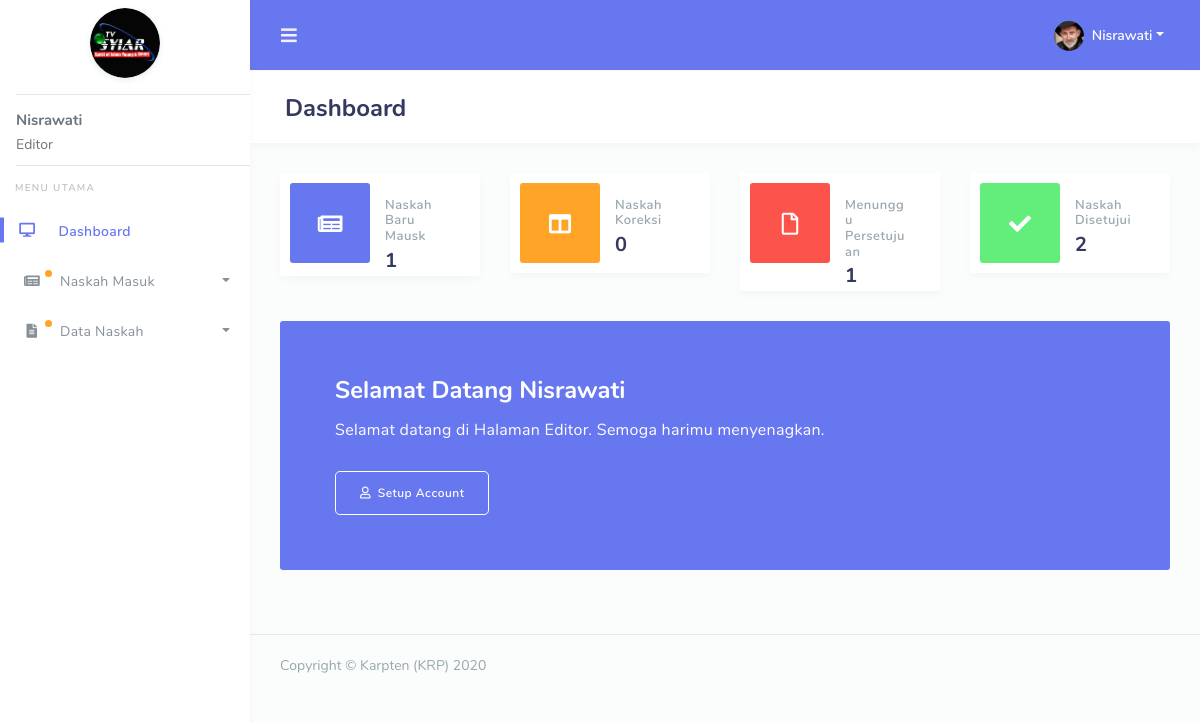
/editor/ (signed in), run on the app's committed database.
### tables this page shows
CREATE TABLE `tb_users` (
  `id` int NOT NULL,
  `nama` varchar(255) NOT NULL,
  `alamat` varchar(255) NOT NULL,
  `no_hp` varchar(255) NOT NULL,
  `jabatan` varchar(255) NOT NULL,
  `foto` varchar(255) NOT NULL DEFAULT 'default.png',
  `username` varchar(255) NOT NULL,
  `password` varchar(255) NOT NULL,
  `status` varchar(255) NOT NULL DEFAULT 'waiting'
);

### editor/index.php (the view, shortened to what this page needs)
<?php
require('template/header.php');
$getNaskah_new = mysqli_query($conn, "SELECT * FROM tb_berita WHERE status = 'waiting'");
$naskah_new = mysqli_num_rows($getNaskah_new);
$naskah_done = 0;
foreach ($revisi as $rev) {
  $berita_id = $rev['berita_id'];
  $berita = mysqli_query($conn, "SELECT * FROM tb_berita WHERE id = '$berita_id' AND (status = 'done')");
  $dta = mysqli_fetch_assoc($berita);
  if ($dta) $naskah_done = $naskah_done + 1;
}
$naskah_verify_all = 0;
foreach ($revisi as $rev) {
  $berita_id = $rev['berita_id'];
  $berita = mysqli_query($conn, "SELECT * FROM tb_berita WHERE id = '$berita_id' AND (status = 'verify' OR status = 'verify_')");
  $dta = mysqli_fetch_assoc($berita);
  if ($dta) $naskah_verify_all = $naskah_verify_all + 1;
}
?>
<div class="main-content">
  <section class="section">
    <div class="section-header">
      <h1>Dashboard</h1>
    </div>
    <div class="row">
      <div class="col-lg-3 col-md-6 col-sm-6 col-12">
        <div class="card card-statistic-1">
          <div class="card-icon bg-primary">
            <i class="fas fa-newspaper"></i>
          </div>
          <div class="card-wrap">
            <div class="card-header">
              <h4>Naskah Baru Mausk</h4>
            </div>
            <div class="card-body">
              <?= $naskah_new ?>
            </div>
          </div>
        </div>
      </div>
      <div class="col-lg-3 col-md-6 col-sm-6 col-12">
        <div class="card card-statistic-1">
          <div class="card-icon bg-warning">
            <i class="fas fa-columns"></i>
          </div>
          <div class="card-wrap">
            <div class="card-header">
              <h4>Naskah Koreksi</h4>
            </div>
            <div class="card-body">
              <?= $naskah_revisi ?>
            </div>
          </div>
        </div>
      </div>
      <div class="col-lg-3 col-md-6 col-sm-6 col-12">
        <div class="card card-statistic-1">
          <div class="card-icon bg-danger">
            <i class="far fa-file"></i>
          </div>
          <div class="card-wrap">
            <div class="card-header">
              <h4>Menunggu Persetujuan</h4>
            </div>
            <div class="card-body">
              <?= $naskah_done ?>
            </div>
          </div>
        </div>
      </div>
      <div class="col-lg-3 col-md-6 col-sm-6 col-12">
        <div class="card card-statistic-1">
          <div class="card-icon bg-success">
            <i class="fas fa-check"></i>
          </div>
          <div class="card-wrap">
            <div class="card-header">
              <h4>Naskah Disetujui</h4>
            </div>
            <div class="card-body">
              <?= $naskah_verify_all ?>
            </div>
          </div>
        </div>
      </div>
    </div>
    <div class="section-body">
      <div class="row">
        <div class="col-12 mb-4">
          <div class="hero bg-primary text-white">
            <div class="hero-inner">
              <h2>Selamat Datang <?= $nama ?></h2>
              <p class="lead">Selamat datang di Halaman Editor. Semoga harimu menyenagkan.</p>
              <div class="mt-4">
                <a href="profile.php" class="btn btn-outline-white btn-lg btn-icon icon-left"><i class="far fa-user"></i> Setup Account</a>
              </div>
            </div>
          </div>
        </div>
      </div>
    </div>
  </section>
</div>
<?php
require('template/footer.php');
?>

### editor/template/header.php (shortened to what this page needs)
<?php
require('../config.php');
$get_id = $_SESSION['get_id'];
$result = mysqli_query($conn, "SELECT * FROM tb_users WHERE id = '$get_id'");
$get = mysqli_fetch_assoc($result);
$nama = $get['nama'];
$foto = $get['foto'];
$id = $get['id'];
$getNaskah_baru = mysqli_query($conn, "SELECT * FROM tb_berita WHERE status = 'waiting'");
$naskah_baru = mysqli_num_rows($getNaskah_baru);
$revisi = mysqli_query($conn, "SELECT * FROM tb_revisi WHERE editor_id = '$id'");
$naskah_revisi = 0;
$naskah_verify = 0;
foreach ($revisi as $rev) {
  $berita_id = $rev['berita_id'];
  $berita = mysqli_query($conn, "SELECT * FROM tb_berita WHERE id = '$berita_id' AND (status = 'verify')");
  $dta = mysqli_fetch_assoc($berita);
  if ($dta) $naskah_verify = $naskah_verify + 1;
}
$naskah_refuse = 0;
?>
<!DOCTYPE html>
<html lang="en">
<head>
  <link rel="stylesheet" href="../assets/modules/bootstrap/css/bootstrap.min.css">
  <link rel="stylesheet" href="../assets/modules/fontawesome/css/all.min.css">
  <link rel="stylesheet" href="../assets/modules/jqvmap/dist/jqvmap.min.css">
  <link rel="stylesheet" href="../assets/modules/owlcarousel2/dist/../assets/owl.carousel.min.css">
  <link rel="stylesheet" href="../assets/modules/owlcarousel2/dist/../assets/owl.theme.default.min.css">
  <link rel="stylesheet" href="../assets/modules/summernote/summernote-bs4.css">
  <link href="../assets/modules/richtext-editor/css/froala_editor.min.css" rel="stylesheet">
  <link href="../assets/modules/richtext-editor/css/froala_editor.pkgd.min.css" rel="stylesheet">
  <link rel="stylesheet" href="../assets/modules/datatables/datatables.min.css">
  <link rel="stylesheet" href="../assets/modules/datatables/DataTables-1.10.16/css/dataTables.bootstrap4.min.css">
  <link rel="stylesheet" href="../assets/modules/datatables/Select-1.2.4/css/select.bootstrap4.min.css">
  <link rel="stylesheet" href="../assets/css/style.css">
  <link rel="stylesheet" href="../assets/css/components.css">
  </head>
  <body>
    <div id="app">
      <div class="main-wrapper main-wrapper-1">
        <div class="navbar-bg"></div>
        <nav class="navbar navbar-expand-lg main-navbar">
          <form class="form-inline mr-auto">
            <ul class="navbar-nav mr-3">
              <li><a href="#" data-toggle="sidebar" class="nav-link nav-link-lg"><i class="fas fa-bars"></i></a></li>
            </ul>
          </form>
          <ul class="navbar-nav navbar-right">
            <li class="dropdown"><a href="#" data-toggle="dropdown" class="nav-link dropdown-toggle nav-link-lg nav-link-user">
              <img alt="image" src="../assets/img/avatar/<?= $foto ?>" class="rounded-circle mr-1">
              <div class="d-sm-none d-lg-inline-block"><?= $nama ?></div></a>
            </li>
          </ul>
        </nav>
        <div class="main-sidebar sidebar-style-2">
          <aside id="sidebar-wrapper">
            <div class="sidebar-brand">
              <a href="index.php">
                <img src="../assets/img/logo.png" alt="logo" width="70" class="mt-2 shadow-light rounded-circle">
              </a>
              <div class="text-left pl-3">
                <hr style="margin-bottom: -5px;">
                <b style="font-size: 15px;"><?= $nama ?></b>
                <p style="margin-bottom: -10px; margin-top: -20px;">Editor</p>
                <hr>
              </div>
            </div>
            <ul class="sidebar-menu mt-3">
              <li class="menu-header">Menu Utama</li>
              <li id="dashboard"><a class="nav-link" href="index.php"><i class="fa fa-desktop"></i> <span>Dashboard</span></a></li>
              <li class="dropdown" id="kelola_naskah">
                <a href="#" class="nav-link has-dropdown" data-toggle="dropdown">
                  <?php if ($naskah_baru >= 1 || $naskah_revisi >= 1) { ?>
                    <span class="beep" style="width: 40px;">
                      <i class="fa fa-newspaper" style="margin-left: -2px;"></i>
                    </span>
                  <?php } else { ?>
                    <i class="fa fa-newspaper"></i>
                  <?php } ?>
                  <span>Naskah Masuk</span>
                </a>
              </li>
              <li class="dropdown" id="data_naskah">
                <a href="#" class="nav-link has-dropdown" data-toggle="dropdown">
                  <?php if ($naskah_verify >= 1 || $naskah_refuse >= 1) { ?>
                    <span class="beep" style="width: 40px;">
                      <i class="fa fa-file-alt" style="margin-left: -2px;"></i>
                    </span>
                  <?php } else { ?>
                    <i class="fa fa-file-alt"></i>
                  <?php } ?>
                  <span>Data Naskah</span>
                </a>
              </li>
            </aside>
          </div>

### assets/css/components.css (style rules this page uses)
.hero { border-radius: 3px; padding: 55px; display: flex; justify-content: center; flex-direction: column; position: relative; }
.hero .hero-inner { position: relative; z-index: 1; }
.hero h2 { font-size: 24px; }
.hero p { margin-bottom: 0; font-size: 16px; letter-spacing: 0.3px; }

### data on the page
tb_users: foto (picture), nama "Nisrawati"

### other printed values
$naskah_new "1"
$naskah_revisi "0"
$naskah_done "1"
$naskah_verify_all "2"
